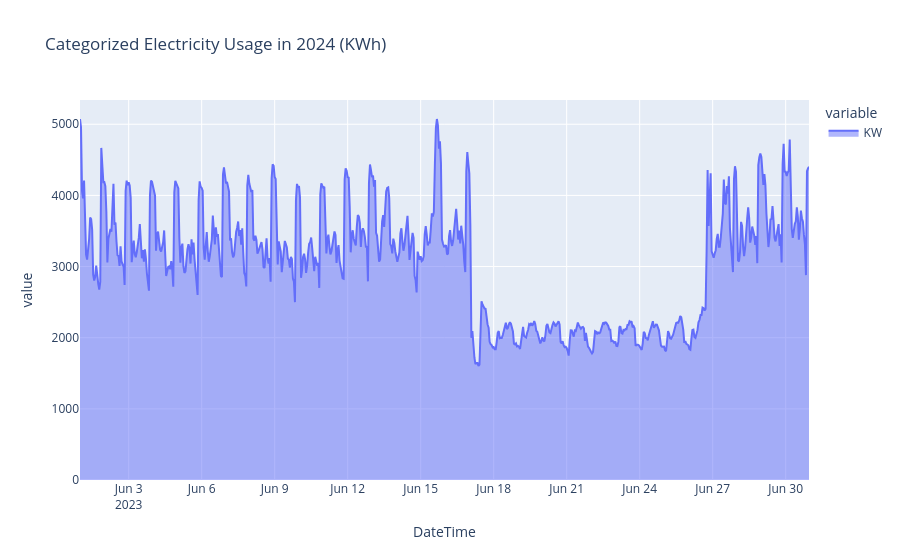

Write notebook code for a chart like this one.
### Code cell
data = myData.loc['2023-06-01':'2023-06-30']
hourly = data['KW'].resample('h').sum()
print(hourly.head)

import matplotlib.pyplot as plt
plt.figure(figsize=(12,6))
plt.bar(hourly.index, hourly, width=0.03, color='skyblue', edgecolor='black')

plt.title("Hourly Electricity Usage")
plt.xlabel("Hour of Day")
plt.ylabel("Usage (kWh)")
plt.xticks(rotation=0)
plt.grid(axis="y", linestyle="--", alpha=0.7)
plt.show()
iYear = 2024
fig = px.area(
    hourly,
    #x='DateTime', 
    #y='KWH11', 
    title=f'Categorized Electricity Usage in {iYear} (KWh)'
    )
fig.show()

### Figure 1 — Plotly figure (JSON) as saved in the notebook; plotly's stock layout.template omitted (floating-point values rounded to 4 significant figures; data arrays with more than 128 entries replaced by an {"elided": "..."} marker saying what was removed)
{"data": [{"fillpattern": {"shape": ""}, "hovertemplate": "variable=KW<br>DateTime=%{x}<br>value=%{y}<extra></extra>", "legendgroup": "KW", "line": {"color": "#636efa"}, "marker": {"symbol": "circle"}, "mode": "lines", "name": "KW", "orientation": "v", "showlegend": true, "stackgroup": "1", "type": "scatter", "x": {"elided": "720 str values"}, "xaxis": "x", "y": {"elided": "720 int values"}, "yaxis": "y"}], "layout": {"legend": {"title": {"text": "variable"}, "tracegroupgap": 0}, "title": {"text": "Categorized Electricity Usage in 2024 (KWh)"}, "xaxis": {"anchor": "y", "domain": [0, 1], "title": {"text": "DateTime"}}, "yaxis": {"anchor": "x", "domain": [0, 1], "title": {"text": "value"}}}}
